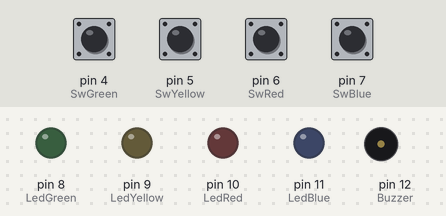
The sketch below on a simulated Arduino Uno, built with avr-gcc and run on an emulated ATmega328P. Shown: output pins drawn as LEDs (lit = HIGH), buzzer (waves = sounding). Dashed ring = blinking. The test bench sets the inputs (shaded band); at power-on: pin 4 (SwGreen), pin 5 (SwYellow), pin 6 (SwRed), pin 7 (SwBlue) HIGH.

Above: at 1.2 s.
1.3 s: pin 4 (SwGreen) pulled LOW for 0.15 s
At 1.42 s:
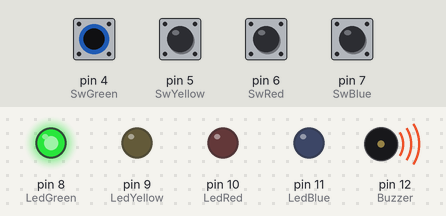
3.1 s: pin 5 (SwYellow) pulled LOW for 1 s
At 3.22 s:
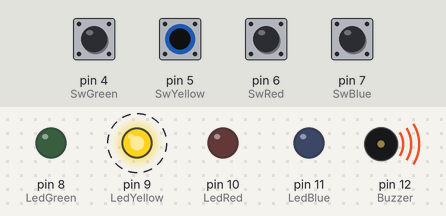
6.1 s: pin 6 (SwRed) pulled LOW for 0.15 s
At 6.22 s:
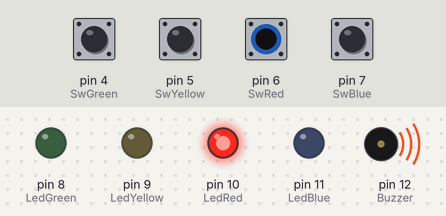
7.9 s: pin 7 (SwBlue) pulled LOW for 0.15 s
At 8.02 s:
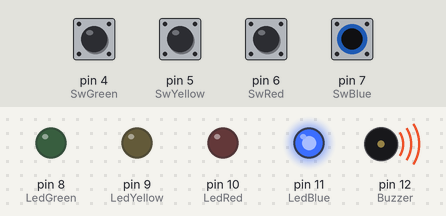
Timing chart, 0 to 10.7 s (numbered marks = the images above; inputs shaded):
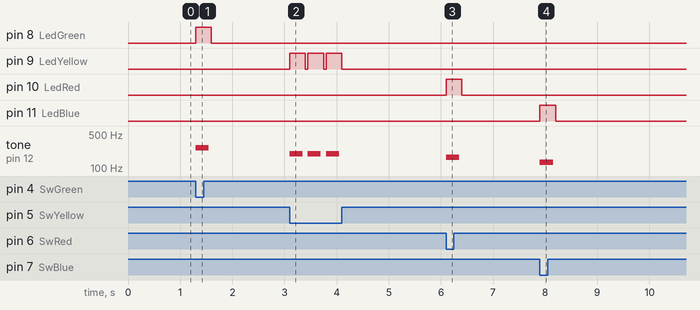

Measured:
- after the input at 1.3 s, pin 8 (LedGreen): LOW → HIGH at once, → LOW 0.30 s later; tone on pin 12 (Buzzer): silent → 262 Hz at once, → silent 0.25 s later
- after the input at 3.1 s, pin 9 (LedYellow): alternates HIGH for 0.30 s and LOW for 0.05 s, 6 changes in all, then stays LOW, starting at once; tone on pin 12 (Buzzer): alternates 196 Hz for 0.25 s and silent for 0.10 s, 6 changes in all, then stays silent, starting at once
- after the input at 6.1 s, pin 10 (LedRed): LOW → HIGH at once, → LOW 0.30 s later; tone on pin 12 (Buzzer): silent → 165 Hz at once, → silent 0.25 s later
- after the input at 7.9 s, pin 11 (LedBlue): LOW → HIGH at once, → LOW 0.30 s later; tone on pin 12 (Buzzer): silent → 131 Hz at once, → silent 0.25 s later

The sketch:

ArduinoPiano.ino
```cpp
#include <Arduino.h>
#include "pitches.h"

#define Buzzer 12
#define LedBlue 11
#define LedRed 10
#define LedYellow 9
#define LedGreen 8
#define SwBlue 7
#define SwRed 6
#define SwYellow 5
#define SwGreen 4

void ReadStateOfTheButtons();
void PlayTone(uint8_t index);

const uint8_t LedAmount = 4;
const int Tones[LedAmount] = {NOTE_C3, NOTE_E3, NOTE_G3, NOTE_C4};

const uint8_t Leds[LedAmount] = {LedBlue, LedRed, LedYellow, LedGreen};
const uint8_t Buttons[LedAmount] = {SwBlue, SwRed, SwYellow, SwGreen};

void setup()
{
  pinMode(Buzzer, OUTPUT);
  pinMode(LedBlue, OUTPUT);
  pinMode(LedRed, OUTPUT);
  pinMode(LedYellow, OUTPUT);
  pinMode(LedGreen, OUTPUT);

  pinMode(SwBlue, INPUT_PULLUP);
  pinMode(SwRed, INPUT_PULLUP);
  pinMode(SwYellow, INPUT_PULLUP);
  pinMode(SwGreen, INPUT_PULLUP);
}

void loop()
{
  ReadStateOfTheButtons();
}

// Function that plays corresponding Tone
void PlayTone(uint8_t index)
{
  if(index >=0 && index <= 3)
  {
    digitalWrite(Leds[index], HIGH);
    tone(Buzzer, Tones[index], 250);
    delay(300);

    digitalWrite(Leds[index], LOW);
    noTone(Buzzer);
    delay(50);
  }
}

// Function checks if button is pressed
// if yes - then it plays a tone and turns on appropriate LED
void ReadStateOfTheButtons()
{
  for(uint8_t sw=0; sw<LedAmount; sw++)
  {
    if(digitalRead(Buttons[sw]) == LOW)
    {
      PlayTone(sw);
    }
  }
}
```

pitches.h
```cpp
#define REST 0
#define NOTE_B0  31
#define NOTE_C1  33
#define NOTE_CS1 35
#define NOTE_D1  37
#define NOTE_DS1 39
#define NOTE_E1  41
#define NOTE_F1  44
#define NOTE_FS1 46
#define NOTE_G1  49
#define NOTE_GS1 52
#define NOTE_A1  55
#define NOTE_AS1 58
#define NOTE_B1  62
#define NOTE_C2  65
#define NOTE_CS2 69
#define NOTE_D2  73
#define NOTE_DS2 78
#define NOTE_E2  82
#define NOTE_F2  87
#define NOTE_FS2 93
#define NOTE_G2  98
#define NOTE_GS2 104
#define NOTE_A2  110
#define NOTE_AS2 117
#define NOTE_B2  123
#define NOTE_C3  131
#define NOTE_CS3 139
#define NOTE_D3  147
#define NOTE_DS3 156
#define NOTE_E3  165
#define NOTE_F3  175
#define NOTE_FS3 185
#define NOTE_G3  196
#define NOTE_GS3 208
#define NOTE_A3  220
#define NOTE_AS3 233
#define NOTE_B3  247
#define NOTE_C4  262
#define NOTE_CS4 277
#define NOTE_D4  294
#define NOTE_DS4 311
#define NOTE_E4  330
#define NOTE_F4  349
#define NOTE_FS4 370
#define NOTE_G4  392
#define NOTE_GS4 415
#define NOTE_A4  440
#define NOTE_AS4 466
#define NOTE_B4  494
#define NOTE_C5  523
#define NOTE_CS5 554
#define NOTE_D5  587
#define NOTE_DS5 622
#define NOTE_E5  659
#define NOTE_F5  698
#define NOTE_FS5 740
#define NOTE_G5  784
#define NOTE_GS5 831
#define NOTE_A5  880
#define NOTE_AS5 932
#define NOTE_B5  988
#define NOTE_C6  1047
#define NOTE_CS6 1109
#define NOTE_D6  1175
#define NOTE_DS6 1245
#define NOTE_E6  1319
#define NOTE_F6  1397
#define NOTE_FS6 1480
#define NOTE_G6  1568
#define NOTE_GS6 1661
#define NOTE_A6  1760
#define NOTE_AS6 1865
#define NOTE_B6  1976
#define NOTE_C7  2093
#define NOTE_CS7 2217
#define NOTE_D7  2349
#define NOTE_DS7 2489
#define NOTE_E7  2637
#define NOTE_F7  2794
#define NOTE_FS7 2960
#define NOTE_G7  3136
#define NOTE_GS7 3322
#define NOTE_A7  3520
#define NOTE_AS7 3729
#define NOTE_B7  3951
#define NOTE_C8  4186
#define NOTE_CS8 4435
#define NOTE_D8  4699
#define NOTE_DS8 4978
```
